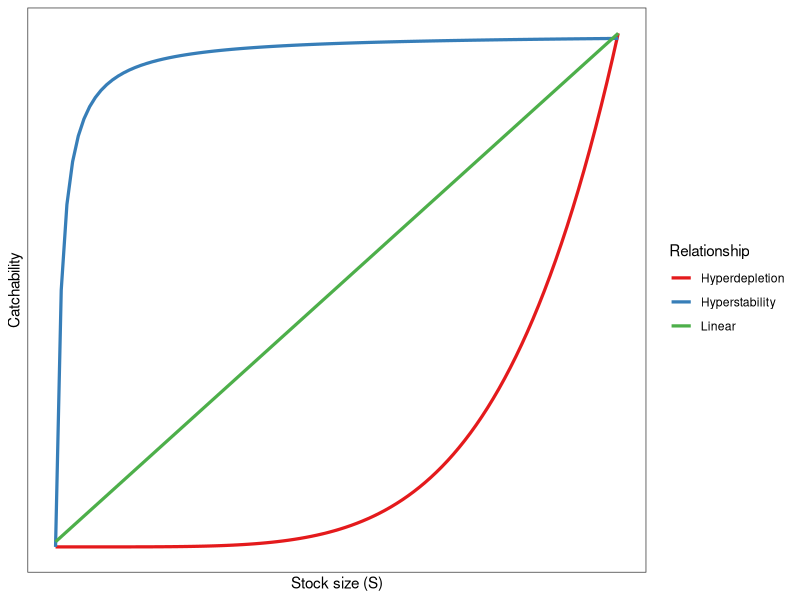

The R source for this figure:
## ---- chunk 1
suppressPackageStartupMessages({
  library(tidyverse)
})
## ---- chunk 2
tibble(x = 1:100) %>% 
  mutate(Hyperdepletion = x ^ 5 / 1e8,
         Hyperstability = 100 - (100/x),
         Linear = x) %>% 
  gather(variable, value, -x) %>% 
  ggplot(aes(x, value, group = variable, color = variable)) +
  geom_line(size = 1.1) +
  scale_color_brewer(palette = "Set1") +
  theme_bw() +
  ylab("Catchability") +
  xlab("Stock size (S)") +
  scale_x_continuous(breaks = NULL) +
  scale_y_continuous(breaks = NULL) +
  guides(color = guide_legend(title = "Relationship"))
